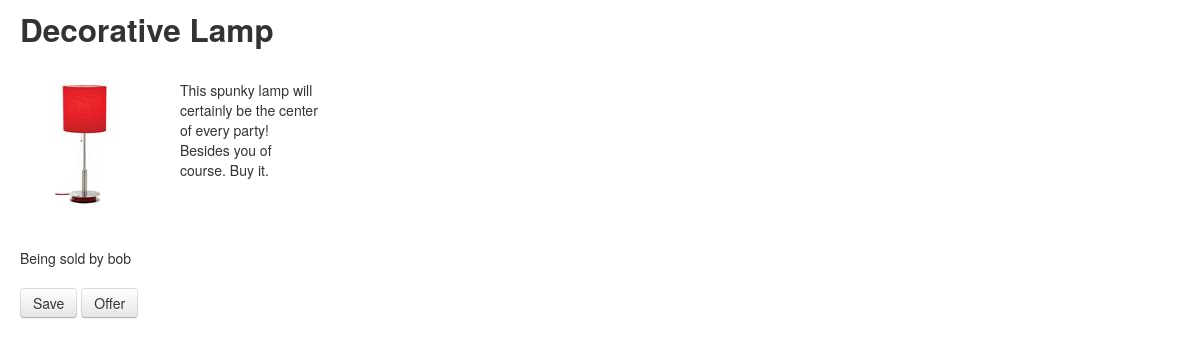
Screenshot of /manage/item/2 (signed in) with the database file from the repository.
### jlist/models.py (models this page shows, shortened)
class Item(models.Model):
    seller = models.ForeignKey('UserProfile', unique=False, related_name="item" )
    name = models.CharField(max_length = 50)
    description = models.CharField("Description",max_length = 1000)
    price = models.DecimalField(decimal_places=2, max_digits=6)
    sold = models.BooleanField()
    date_added = models.DateField(auto_now_add=True)
    photo = models.FileField(upload_to='photos/%Y/%m/%d')
    BEDROOM = 'BD'
    BATHROOM = 'BA'
    KITCHEN = 'KH'
    LIVING_ROOM = 'LR'
    FURNITURE_CHOICES = (
        (BEDROOM, 'Bedroom'),
        (BATHROOM, 'Bathroom'),
        (KITCHEN, 'Kitchen'),
        (LIVING_ROOM, 'Living Room'),
    )
    category = models.CharField(max_length = 2, choices=FURNITURE_CHOICES, default=LIVING_ROOM)

class UserProfile(models.Model):
    user = models.ForeignKey(User, unique=True, related_name="profile")
    items_for_sale = models.ManyToManyField(Item, related_name="profile")
    watched_items = models.ManyToManyField(Item, related_name="user_prof")
    def __unicode__(self):
        return self.user.username

### jlist/views.py (the view)
# urls.py: url(r'^marketplace/item/(?P<item_id>\w+)$', 'jlist.views.item_page', name='item'),
@login_required
def item_page(request, item_id):
    item = Item.objects.get(id=item_id)
    return render_to_response("item.html", {'item': item}, context_instance=RequestContext(request), )

### jumbolist/templates/item.html
{% extends "item_base.html" %}
{% block content %}
    <h2>{{ item.name }}</h2><br/>
    <div class="row">
    <div class="span2">
        <img src="{{ item.photo.url }}" class="img-rounded"/>
    </div>
    <div class="span2">
        <p>{{ item.description }}</p>
    </div>
    </div><br/><br/>
    Being sold by {{ item.seller }} <br/><br/>
    <a href="/save/item/{{ item.id }}" target="_blank"><button class="btn">Save</button></a>
    <a href="/offer/{{ item.id }}" target="_blank"><button class="btn">Offer</button></a>
{% endblock %}

### rows the page displays
Item: name "Decorative Lamp", photo (picture), description "This spunky lamp will certainly be the center of every party! Besides you of course. Buy it.", seller "bob"
